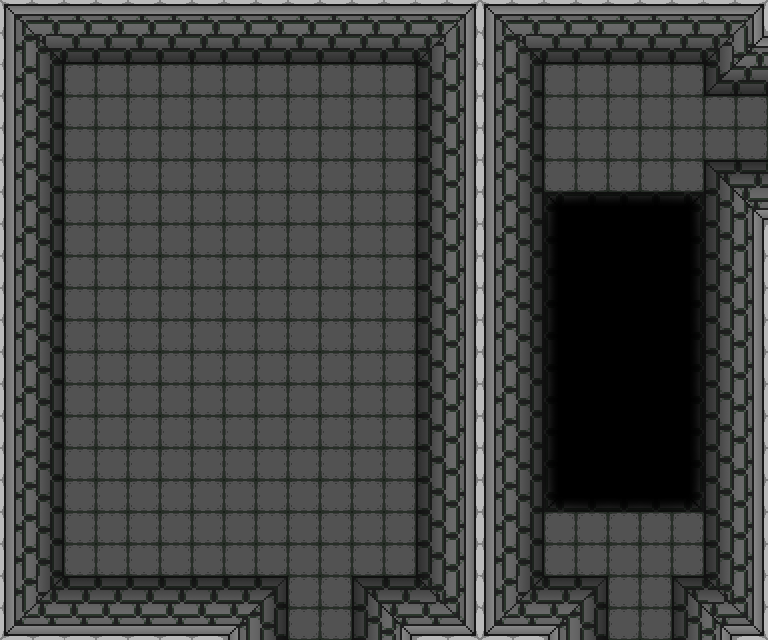

This game map was drawn from its Tiled (.tmx) file and the tilesets committed beside it. A one-line description and the trimmed map source follow:
An orthogonal 24x20 tile map with 32x32 px tiles, 1 tile layer (background), 3 hidden layers not drawn, 5 tilesets and 15 objects (8x PatrolPoint, 2x ZoneSwitcher, 2x Item, 2x Platform, Player).

<map version="1.0" orientation="orthogonal" renderorder="right-down" width="24" height="20" tilewidth="32" tileheight="32">
 <tileset firstgid="1" name="terrain-32x32" tilewidth="32" tileheight="32">
  <image source="../png/terrain/terrain-32x32.png" width="512" height="512" />
 </tileset>
 <tileset firstgid="257" name="dungeon1-32x32" tilewidth="32" tileheight="32">
  <image source="../png/terrain/dungeon1-32x32.png" width="512" height="512" />
  <tile id="0">
   <properties>
    <property name="type" value="wall" />
   </properties>
  </tile>
  <tile id="1">
   <properties>
    <property name="type" value="wall" />
   </properties>
  </tile>
  <tile id="2">
   <properties>
    <property name="type" value="wall" />
   </properties>
  </tile>
  <tile id="3">
   <properties>
    <property name="type" value="wall" />
   </properties>
  </tile>
  <tile id="4">
   <properties>
    <property name="type" value="wall" />
   </properties>
  </tile>
  <tile id="5">
   <properties>
    <property name="type" value="wall" />
   </properties>
  </tile>
  <tile id="6">
   <properties>
    <property name="type" value="wall" />
   </properties>
  </tile>
  <tile id="7">
   <properties>
    <property name="type" value="wall" />
   </properties>
  </tile>
  <tile id="16">
   <properties>
    <property name="type" value="wall" />
   </properties>
  </tile>
  <tile id="17">
   <properties>
    <property name="type" value="wall" />
   </properties>
  </tile>
  <tile id="18">
   <properties>
    <property name="type" value="wall" />
   </properties>
  </tile>
  <tile id="19">
   <properties>
    <property name="type" value="wall" />
   </properties>
  </tile>
  <tile id="20">
   <properties>
    <property name="type" value="wall" />
   </properties>
  </tile>
  <tile id="21">
   <properties>
    <property name="type" value="wall" />
   </properties>
  </tile>
  <tile id="22">
   <properties>
    <property name="type" value="wall" />
   </properties>
  </tile>
  <tile id="23">
   <properties>
    <property name="type" value="wall" />
   </properties>
  </tile>
  <tile id="32">
   <properties>
    <property name="type" value="wall" />
   </properties>
  </tile>
  <tile id="33">
   <properties>
    <property name="type" value="wall" />
   </properties>
  </tile>
  <tile id="34">
   <properties>
    <property name="type" value="wall" />
   </properties>
  </tile>
  <tile id="35">
   <properties>
    <property name="type" value="wall" />
   </properties>
  </tile>
  <tile id="36">
   <properties>
    <property name="type" value="wall" />
   </properties>
  </tile>
  <tile id="37">
   <properties>
    <property name="type" value="wall" />
   </properties>
  </tile>
  <tile id="38">
   <properties>
    <property name="type" value="wall" />
   </properties>
  </tile>
  <tile id="39">
   <properties>
    <property name="type" value="wall" />
   </properties>
  </tile>
  <tile id="48">
   <properties>
    <property name="type" value="wall" />
   </properties>
  </tile>
  <tile id="49">
   <properties>
    <property name="type" value="wall" />
   </properties>
  </tile>
  <tile id="50">
   <properties>
    <property name="type" value="wall" />
   </properties>
  </tile>
  <tile id="51">
   <properties>
    <property name="type" value="wall" />
   </properties>
  </tile>
  <tile id="52">
   <properties>
    <property name="type" value="wall" />
   </properties>
  </tile>
  <tile id="53">
   <properties>
    <property name="type" value="wall" />
   </properties>
  </tile>
  <tile id="54">
   <properties>
    <property name="type" value="wall" />
   </properties>
  </tile>
  <tile id="55">
   <properties>
    <property name="type" value="wall" />
   </properties>
  </tile>
  <tile id="64">
   <properties>
    <property name="type" value="wall" />
   </properties>
  </tile>
  <tile id="65">
   <properties>
    <property name="type" value="wall" />
   </properties>
  </tile>
  <tile id="66">
   <properties>
    <property name="type" value="wall" />
   </properties>
  </tile>
  <tile id="67">
   <properties>
    <property name="type" value="wall" />
   </properties>
  </tile>
  <tile id="68">
   <properties>
    <property name="type" value="floor" />
   </properties>
  </tile>
  <tile id="80">
   <properties>
    <property name="type" value="wall" />
   </properties>
  </tile>
  <tile id="81">
   <properties>
    <property name="type" value="wall" />
   </properties>
  </tile>
  <tile id="82">
   <properties>
    <property name="type" value="wall" />
   </properties>
  </tile>
  <tile id="83">
   <properties>
    <property name="type" value="wall" />
   </properties>
  </tile>
  <tile id="84">
   <properties>
    <property name="type" value="floor" />
   </properties>
  </tile>
  <tile id="96">
   <properties>
    <property name="type" value="pit" />
   </properties>
  </tile>
  <tile id="97">
   <properties>
    <property name="type" value="pit" />
   </properties>
  </tile>
  <tile id="98">
   <properties>
    <property name="type" value="pit" />
   </properties>
  </tile>
  <tile id="99">
   <properties>
    <property name="type" value="pit" />
   </properties>
  </tile>
  <tile id="100">
   <properties>
    <property name="type" value="pit" />
   </properties>
  </tile>
  <tile id="112">
   <properties>
    <property name="type" value="pit" />
   </properties>
  </tile>
  <tile id="113">
   <properties>
    <property name="type" value="pit" />
   </properties>
  </tile>
  <tile id="114">
   <properties>
    <property name="type" value="pit" />
   </properties>
  </tile>
  <tile id="115">
   <properties>
    <property name="type" value="pit" />
   </properties>
  </tile>
  <tile id="116">
   <properties>
    <property name="type" value="pit" />
   </properties>
  </tile>
  <tile id="128">
   <properties>
    <property name="type" value="pit" />
   </properties>
  </tile>
  <tile id="129">
   <properties>
    <property name="type" value="pit" />
   </properties>
  </tile>
  <tile id="130">
   <properties>
    <property name="type" value="pit" />
   </properties>
  </tile>
 </tileset>
 <tileset firstgid="513" name="collision-32x32" tilewidth="32" tileheight="32">
  <image source="../png/placeholders/collision-32x32.png" width="64" height="32" />
  <tile id="0">
   <properties>
    <property name="passable" value="false" />
   </properties>
  </tile>
 </tileset>
 <tileset firstgid="515" name="Characters" tilewidth="32" tileheight="32">
  <tile id="0">
   <image width="24" height="32" source="../png/entities/TiledEntities/Characters/Chuck.png" />
  </tile>
  <tile id="1">
   <image width="32" height="32" source="../png/entities/TiledEntities/Characters/Tellah.png" />
  </tile>
  <tile id="2">
   <image width="32" height="32" source="../png/entities/TiledEntities/Characters/Edge.png" />
  </tile>
 </tileset>
 <tileset firstgid="518" name="Items" tilewidth="32" tileheight="32">
  <tile id="0">
   <image width="20" height="20" source="../png/items/ClayPot.png" />
  </tile>
  <tile id="1">
   <image width="28" height="28" source="../png/items/Target.png" />
  </tile>
  <tile id="2">
   <image width="12" height="16" source="../png/items/HealthPotion.png" />
  </tile>
  <tile id="3">
   <image width="16" height="20" source="../png/items/CashMoney.png" />
  </tile>
  <tile id="4">
   <image width="20" height="20" source="../png/items/MoonPendantBlue.png" />
  </tile>
  <tile id="5">
   <image width="20" height="20" source="../png/items/MoonPendantGreen.png" />
  </tile>
  <tile id="6">
   <image width="20" height="20" source="../png/items/MoonPendantOrange.png" />
  </tile>
  <tile id="7">
   <image width="20" height="20" source="../png/items/MoonPendantRed.png" />
  </tile>
  <tile id="8">
   <image width="32" height="32" source="../png/items/Platform.png" />
  </tile>
 </tileset>
 <layer name="background" width="24" height="20">
  <data>[480 cells, 480 non-empty, 45 distinct tile ids]</data>
 </layer>
 <layer name="terrain" width="24" height="20" visible="0">
  <data>[480 cells, 0 non-empty, 0 distinct tile ids]</data>
 </layer>
 <objectgroup name="entities">
  <object type="Player" gid="515" x="624" y="584" />
  <object name="To Hookshot Demo Map 3" type="ZoneSwitcher" x="560" y="624" width="152" height="16">
   <properties>
    <property name="targetX" value="640" />
    <property name="targetY" value="32" />
    <property name="type" value="ZoneSwitcher" />
    <property name="url" value="assets/tmx/hookshot-demo-map-3.tmx" />
   </properties>
  </object>
  <object name="Target" type="Item" gid="519" x="232" y="288" />
  <object name="Target" type="Item" gid="519" x="136" y="192" />
  <object name="To Hookshot Demo Map 3" type="ZoneSwitcher" x="240" y="624" width="152" height="16">
   <properties>
    <property name="targetX" value="320" />
    <property name="targetY" value="32" />
    <property name="type" value="ZoneSwitcher" />
    <property name="url" value="assets/tmx/hookshot-demo-map-3.tmx" />
   </properties>
  </object>
  <object name="platform-patrol-1-2" type="PatrolPoint" x="544" y="480" width="32" height="32">
   <properties>
    <property name="patrolIndex" value="0" />
    <property name="patrolName" value="platform-patrol-2" />
   </properties>
  </object>
  <object name="platform-patrol-1-0" type="PatrolPoint" x="672" y="320" width="32" height="32">
   <properties>
    <property name="patrolIndex" value="0" />
    <property name="patrolName" value="platform-patrol-1" />
   </properties>
  </object>
  <object name="platform-patrol-1-3" type="PatrolPoint" x="672" y="480" width="32" height="32">
   <properties>
    <property name="patrolIndex" value="1" />
    <property name="patrolName" value="platform-patrol-2" />
   </properties>
  </object>
  <object name="platform-patrol-1-1" type="PatrolPoint" x="672" y="192" width="32" height="32">
   <properties>
    <property name="patrolIndex" value="1" />
    <property name="patrolName" value="platform-patrol-1" />
   </properties>
  </object>
  <object name="platform-1" type="Platform" gid="526" x="672" y="352">
   <properties>
    <property name="defaultState" value="on" />
    <property name="patrolName" value="platform-patrol-1" />
   </properties>
  </object>
  <object name="platform-2" type="Platform" gid="526" x="544" y="384">
   <properties>
    <property name="defaultState" value="on" />
    <property name="patrolName" value="platform-patrol-2" />
   </properties>
  </object>
  <object name="platform-patrol-1-1" type="PatrolPoint" x="544" y="192" width="32" height="32">
   <properties>
    <property name="patrolIndex" value="2" />
    <property name="patrolName" value="platform-patrol-1" />
   </properties>
  </object>
  <object name="platform-patrol-1-1" type="PatrolPoint" x="544" y="320" width="32" height="32">
   <properties>
    <property name="patrolIndex" value="3" />
    <property name="patrolName" value="platform-patrol-1" />
   </properties>
  </object>
  <object name="platform-patrol-1-3" type="PatrolPoint" x="672" y="352" width="32" height="32">
   <properties>
    <property name="patrolIndex" value="2" />
    <property name="patrolName" value="platform-patrol-2" />
   </properties>
  </object>
  <object name="platform-patrol-1-3" type="PatrolPoint" x="544" y="352" width="32" height="32">
   <properties>
    <property name="patrolIndex" value="3" />
    <property name="patrolName" value="platform-patrol-2" />
   </properties>
  </object>
 </objectgroup>
 <layer name="canopy" width="24" height="20" visible="0">
  <data>[480 cells, 0 non-empty, 0 distinct tile ids]</data>
 </layer>
 <layer name="collision" width="24" height="20" visible="0" opacity="0.19">
  <data>[480 cells, 350 non-empty, 1 distinct tile ids]</data>
 </layer>
</map>
